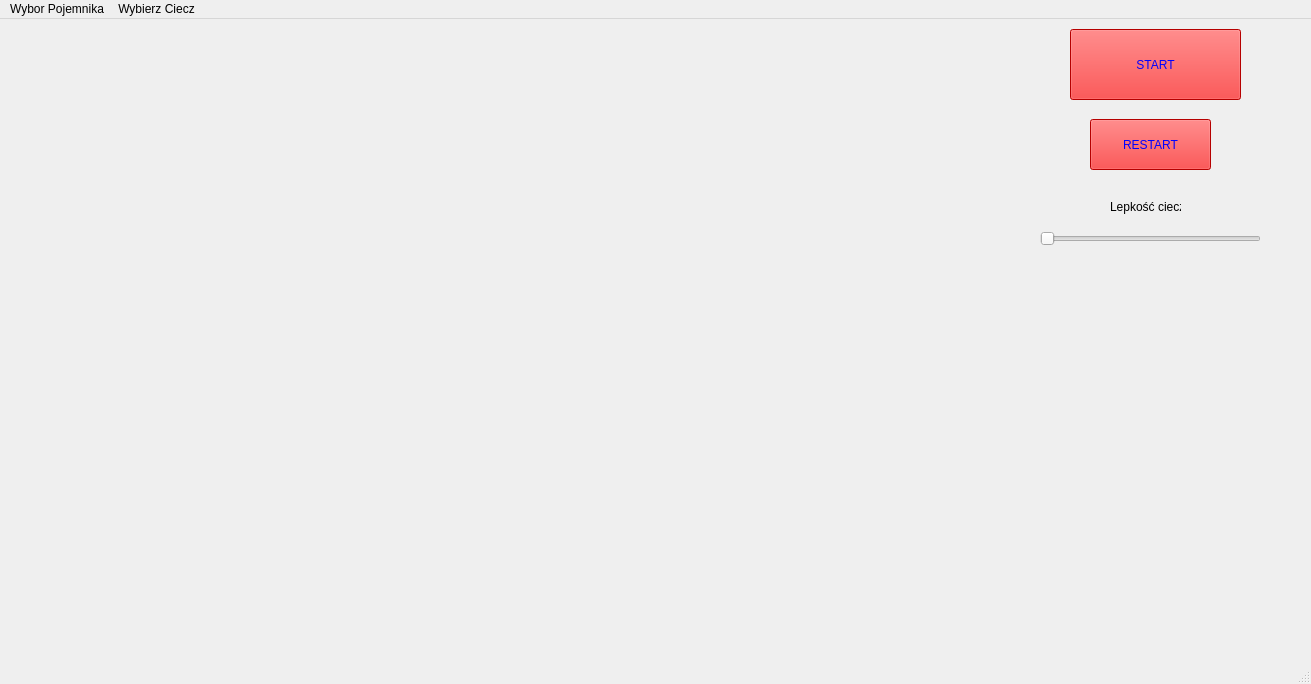
<?xml version="1.0" encoding="UTF-8"?>
<ui version="4.0">
 <class>MainWindow</class>
 <widget class="QMainWindow" name="MainWindow">
  <property name="geometry">
   <rect>
    <x>0</x>
    <y>0</y>
    <width>1311</width>
    <height>684</height>
   </rect>
  </property>
  <property name="windowTitle">
   <string>MainWindow</string>
  </property>
  <widget class="QWidget" name="centralwidget">
   <widget class="QPushButton" name="pushButton">
    <property name="geometry">
     <rect>
      <x>1070</x>
      <y>10</y>
      <width>171</width>
      <height>71</height>
     </rect>
    </property>
    <property name="sizePolicy">
     <sizepolicy hsizetype="Expanding" vsizetype="Expanding">
      <horstretch>0</horstretch>
      <verstretch>0</verstretch>
     </sizepolicy>
    </property>
    <property name="styleSheet">
     <string notr="true">QPushButton
{
color:blue;
background-color:red;
font: 700 22pt;
}
QPushButton:Click
{
 background-color:green;
}</string>
    </property>
    <property name="text">
     <string>START</string>
    </property>
    <property name="iconSize">
     <size>
      <width>1540</width>
      <height>1200</height>
     </size>
    </property>
    <property name="shortcut">
     <string>Ctrl+S</string>
    </property>
   </widget>
   <widget class="QSlider" name="horizontalSlider_2">
    <property name="geometry">
     <rect>
      <x>1040</x>
      <y>210</y>
      <width>221</width>
      <height>20</height>
     </rect>
    </property>
    <property name="orientation">
     <enum>Qt::Horizontal</enum>
    </property>
   </widget>
   <widget class="QLabel" name="label_2">
    <property name="geometry">
     <rect>
      <x>1110</x>
      <y>180</y>
      <width>71</width>
      <height>16</height>
     </rect>
    </property>
    <property name="text">
     <string>Lepkość cieczy</string>
    </property>
   </widget>
   <widget class="QPushButton" name="pushButton_2">
    <property name="geometry">
     <rect>
      <x>1090</x>
      <y>100</y>
      <width>121</width>
      <height>51</height>
     </rect>
    </property>
    <property name="styleSheet">
     <string notr="true">QPushButton
{
color:blue;
background-color:red;
font: 700 22pt;
}
QPushButton:Click
{
 background-color:green;
}</string>
    </property>
    <property name="text">
     <string>RESTART</string>
    </property>
   </widget>
   <zorder>horizontalSlider_2</zorder>
   <zorder>pushButton</zorder>
   <zorder>label_2</zorder>
   <zorder>pushButton_2</zorder>
  </widget>
  <widget class="QMenuBar" name="menubar">
   <property name="geometry">
    <rect>
     <x>0</x>
     <y>0</y>
     <width>1311</width>
     <height>17</height>
    </rect>
   </property>
   <widget class="QMenu" name="menuWybor_Pojemnika">
    <property name="title">
     <string>Wybor Pojemnika</string>
    </property>
    <addaction name="action1"/>
    <addaction name="action2"/>
    <addaction name="action3"/>
   </widget>
   <widget class="QMenu" name="menuWybierz_Ciecz">
    <property name="title">
     <string>Wybierz Ciecz</string>
    </property>
   </widget>
   <addaction name="menuWybor_Pojemnika"/>
   <addaction name="menuWybierz_Ciecz"/>
  </widget>
  <widget class="QStatusBar" name="statusbar"/>
  <action name="actionessa">
   <property name="text">
    <string>essa</string>
   </property>
  </action>
  <action name="actionkurwa">
   <property name="text">
    <string>kurwa</string>
   </property>
  </action>
  <action name="action1">
   <property name="text">
    <string>1</string>
   </property>
  </action>
  <action name="action2">
   <property name="text">
    <string>2</string>
   </property>
  </action>
  <action name="action3">
   <property name="text">
    <string>3</string>
   </property>
  </action>
 </widget>
 <resources/>
 <connections/>
</ui>
